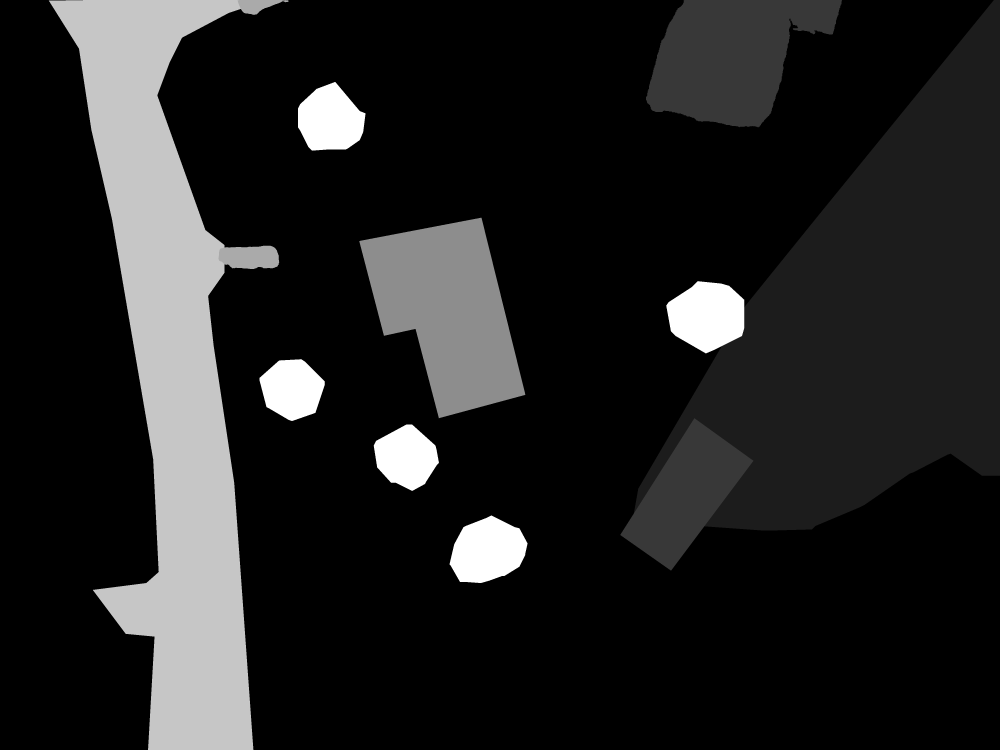
#> input picture Data/TestData/label/11718_lab.png, 4000 x 3000 px (shown at 1/4 size); its folder holds only this picture in this run
$ python vectorize_json.py
#> lines starting #> are read from the running program, lines starting #| are printed output that depends on the picture; after the words box and inside, x2 and y2 are one past the last pixel; in counts of white or black regions, pixels touching at a corner belong together
import cv2
import numpy as np
import json
import os

from skimage.morphology import medial_axis
from skimage.measure import label, regionprops

# 类别定义
LABELS = {
    0: "Background",
    1: "Water",
    2: "Building_No_Damage",
    3: "Building_Minor_Damage",
    4: "Building_Major_Damage",
    5: "Building_Total_Destruction",
    6: "Vehicle",
    7: "Road-Clear",
    8: "Road-Blocked",
    9: "Tree",
    10: "Pool"
}

# 需要矢量化的类型映射
POINT_CLASSES = {6, 9, 10}  # Vehicle, Tree, Pool
POLYLINE_CLASSES = {7, 8}   # Road-Clear, Road-Blocked
POLYGON_CLASSES = {1, 2, 3, 4, 5}  # Water, Buildings


def smooth_curve(coords, epsilon):
    """
    使用 cv2.approxPolyDP 平滑曲线，去除尖角
    :param coords: 输入的坐标点列表
    :param epsilon: 逼近精度，值越大，平滑效果越强
    :return: 平滑后的坐标列表
    """
    # 将坐标点转为适合 OpenCV 的格式
    contour = np.array(coords, dtype=np.int32).reshape((-1, 1, 2))

    # 使用 cv2.approxPolyDP 进行折线逼近来平滑曲线
    approx = cv2.approxPolyDP(contour, epsilon, True)

    # 将逼近后的结果转换回列表格式
    return approx.reshape(-1, 2).tolist()
def extract_skeleton(mask):
    # """ 计算二值掩码的骨架，并转换为折线坐标 """
    # skeleton = medial_axis(mask)  # 计算骨架
    # labeled = label(skeleton)  # 标记骨架中的连通分量
    # polylines = []
    #
    # for region in regionprops(labeled):
    #     coords = region.coords  # 获取骨架点
    #     if len(coords) > 2:
    #         polylines.append(coords.tolist())  # 转换为列表
    #
    # return polylines
# 读取 PNG 并处理
    """ 计算二值掩码的骨架，并转换为折线坐标，平滑骨架 """
    # 计算骨架
    skeleton = medial_axis(mask)  # 计算骨架

    # 将骨架转为 uint8 类型，便于形态学操作
    skeleton = skeleton.astype(np.uint8)

    # 标记骨架中的连通分量
    labeled = label(skeleton)  # 连通区域标记

    polylines = []
    for region in regionprops(labeled):
        coords = region.coords  # 获取骨架点
        if len(coords) > 2:
            # 使用平滑曲线来处理坐标
            smoothed_coords = smooth_curve(coords, epsilon=800)
            polylines.append(smoothed_coords)  # 添加平滑后的坐标

    return polylines
def process_label_image(label_path):
#> called with label_path = 'Data/TestData/label/11718_lab.png'
    image = cv2.imread(label_path, cv2.IMREAD_UNCHANGED)
#> image is the input picture: shape (3000, 4000); min 0, max 9, mean 1.2
    if image is None:
        print(f"无法读取 {label_path}")
        return None

    height, width = image.shape
#> height = 3000; width = 4000
    vector_data = []

    for class_id in np.unique(image):
        if class_id == 0:  # 背景不处理
            continue

        mask = (image == class_id).astype(np.uint8)  # 创建二值掩码
        contours, _ = cv2.findContours(mask, cv2.RETR_EXTERNAL, cv2.CHAIN_APPROX_SIMPLE)

        for contour in contours:
            if len(contour) < 3:  # 过滤掉过小的对象
                continue
            if class_id in POLYLINE_CLASSES:
                # # 计算折线
                # epsilon = 0.01 * cv2.arcLength(contour, True)  # 近似折线
                # approx = cv2.approxPolyDP(contour, epsilon, False)
                # polyline = [[int(point[0][0]), int(point[0][1])] for point in approx]
                # # vector_data.append({"type": "Polyline", "category": LABELS[class_id], "coordinates": polyline})
                #
                # # 确保多边形是封闭的
                # if polyline and polyline[0] != polyline[-1]:
                #     polyline.append(polyline[0])  # 添加首尾连接点
                # # 将中心线坐标添加到数据中
                # vector_data.append({
                #     "type": "Polyline",
                #     "category": LABELS[class_id],
                #     "coordinates": polyline
                # })
                # 计算骨架
                skeleton_lines = extract_skeleton(mask)
                for skeleton in skeleton_lines:
                    polyline = [[int(x), int(y)] for y, x in skeleton]  # 变换坐标格式
                    vector_data.append({
                        "type": "Polyline",
                        "category": LABELS[class_id],
                        "coordinates": polyline
                    })


            elif class_id in POINT_CLASSES:
                # 计算质心，转换为点
                M = cv2.moments(contour)
                if M["m00"] != 0:
                    cx = int(M["m10"] / M["m00"])
                    cy = int(M["m01"] / M["m00"])
                    vector_data.append({"type": "Point", "category": LABELS[class_id], "coordinates": [cx, cy]})

            elif class_id in POLYGON_CLASSES:
                # 转换为多边形
                polygon = [[int(point[0][0]), int(point[0][1])] for point in contour]
                vector_data.append({"type": "Polygon", "category": LABELS[class_id], "coordinates": [polygon]})
#> this loop made 7 passes
#> class_id on passes 4, 5, 7: 5, 6, 9
#> class_id on pass 6: 7
#> pass 2, in process_label_image, `mask = (image == class_id).astype(np.uint8)`:
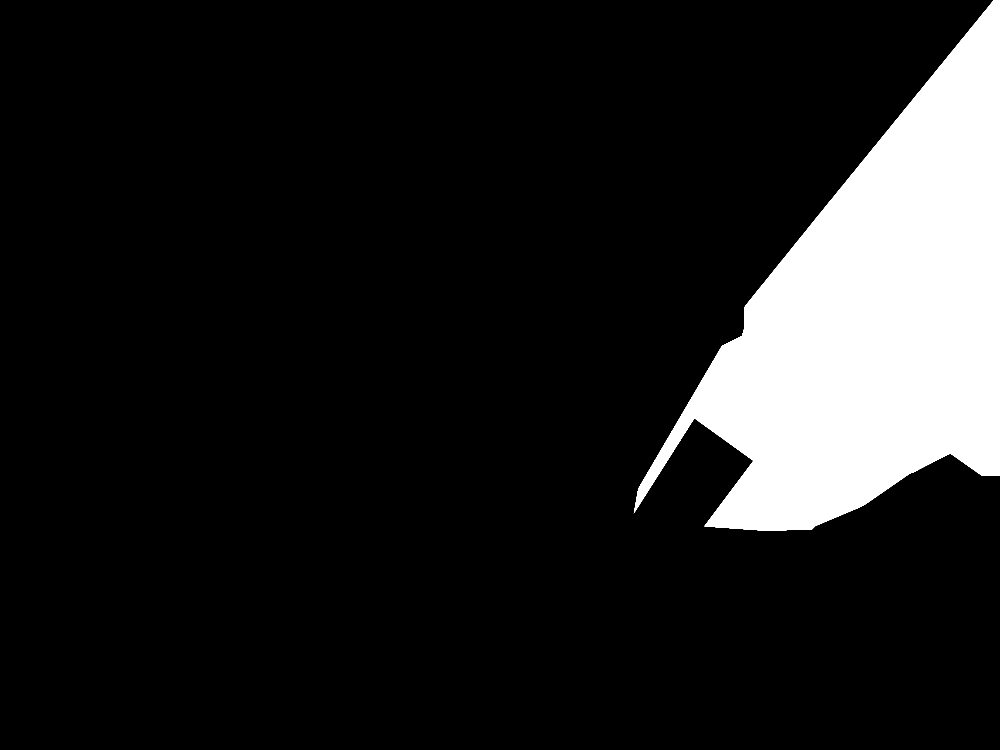
#> mask: shape (3000, 4000) (shown at 1/4 size); values 0 (black) and 1 (white), 12.7% white; 2 white regions (1 under 20 px), largest, box (x1, y1, x2, y2) and area: (2536, 0, 4000, 2122) 1523777
#> pass 3, in process_label_image, `mask = (image == class_id).astype(np.uint8)`:
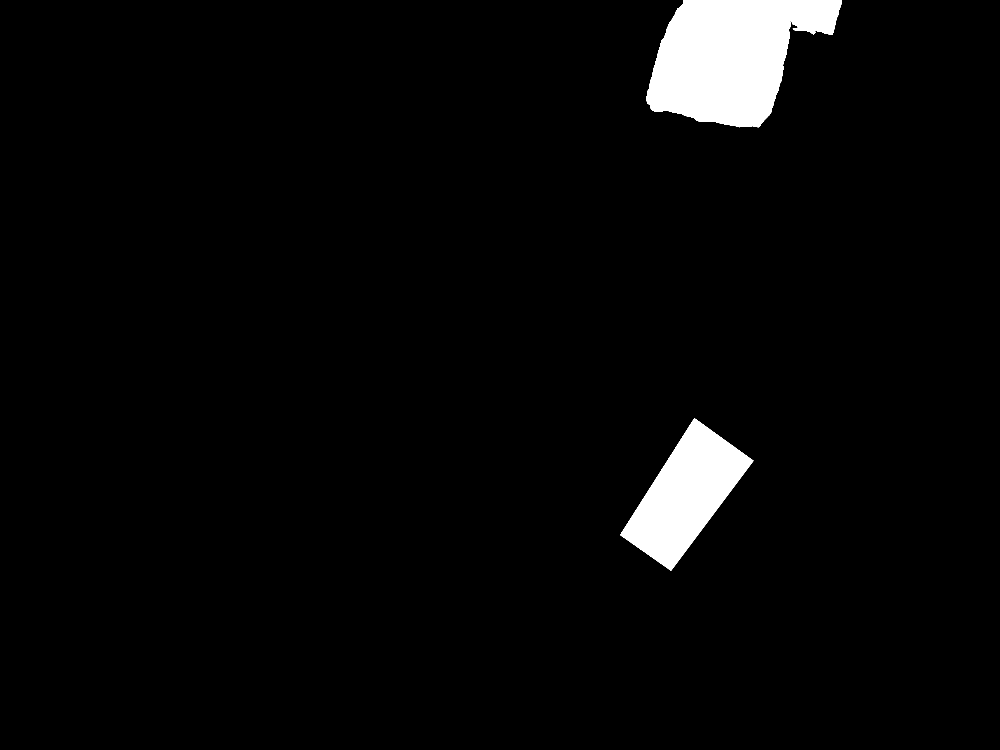
#> mask: shape (3000, 4000) (shown at 1/4 size); values 0 (black) and 1 (white), 3.4% white; 2 white regions, box (x1, y1, x2, y2) and area: (2584, 0, 3368, 509) 261331, (2481, 1673, 3014, 2282) 148714
#> after the loop:
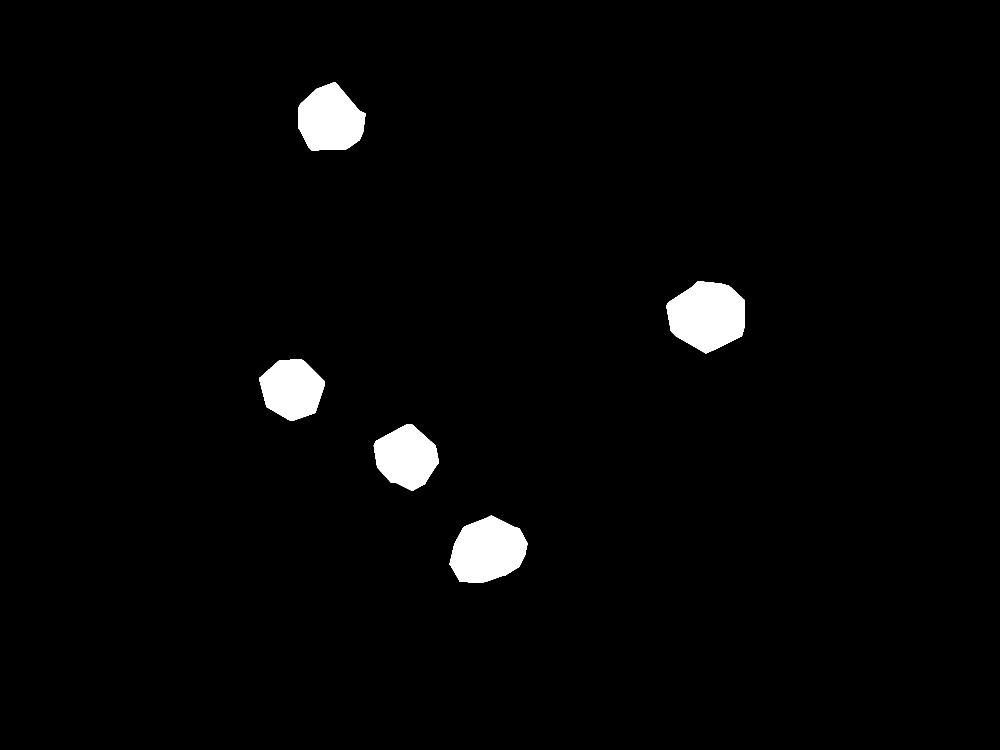
#> mask: shape (3000, 4000) (shown at 1/4 size); values 0 (black) and 1 (white), 2.3% white; 5 white regions, box (x1, y1, x2, y2) and area: (2665, 1125, 2977, 1414) 66371, (1798, 2062, 2110, 2332) 60613, (1192, 328, 1462, 603) 54041, (1495, 1698, 1756, 1964) 47225, (1038, 1437, 1299, 1684) 46603
#> after the loop, vector_data = 12 items


    return vector_data


# 处理所有 PNG
label_dir = os.path.abspath("../Data/TestData/label")
output_path = os.path.abspath("output/vectors.json")

all_vector_data = []

for filename in os.listdir(label_dir):
    if filename.endswith(".png"):
        label_path = os.path.join(label_dir, filename)
        vectors = process_label_image(label_path)
#> vectors = 12 items
        if vectors:
            all_vector_data.append({"file": filename, "features": vectors})

# 写入 JSON
with open(output_path, "w", encoding="utf-8") as f:
    json.dump(all_vector_data, f, indent=4)

print(f"矢量化完成，结果已保存至 {output_path}")

$ run again, on Data/TestData/label/12223_lab.png
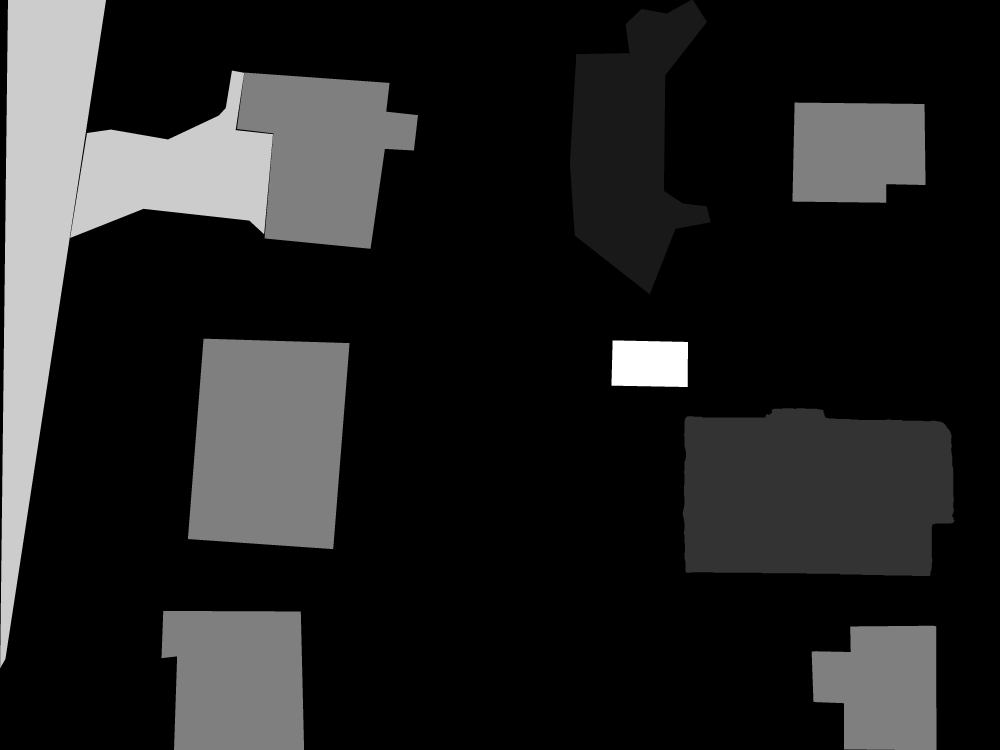
#> input picture Data/TestData/label/12223_lab.png, 4000 x 3000 px (shown at 1/4 size)
#> in process_label_image, image is the input picture: shape (3000, 4000); min 0, max 10, mean 1.37
#> the loop in process_label_image, `for class_id in np.unique(image):` made 6 passes
#> class_id on passes 4, 6: 5, 10
#> pass 2, in process_label_image, `mask = (image == class_id).astype(np.uint8)`:
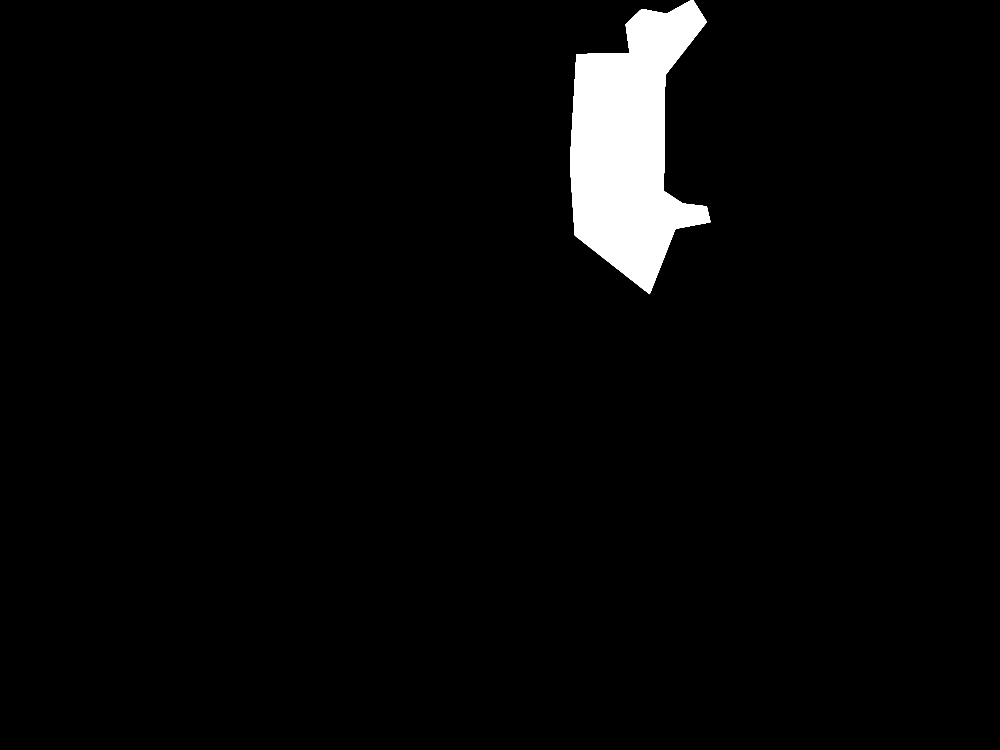
#> mask: shape (3000, 4000) (shown at 1/4 size); values 0 (black) and 1 (white), 3.2% white; 1 white region, box (x1, y1, x2, y2) and area: (2280, 0, 2842, 1177) 383553
#> after the loop in process_label_image, `for class_id in np.unique(image):`:
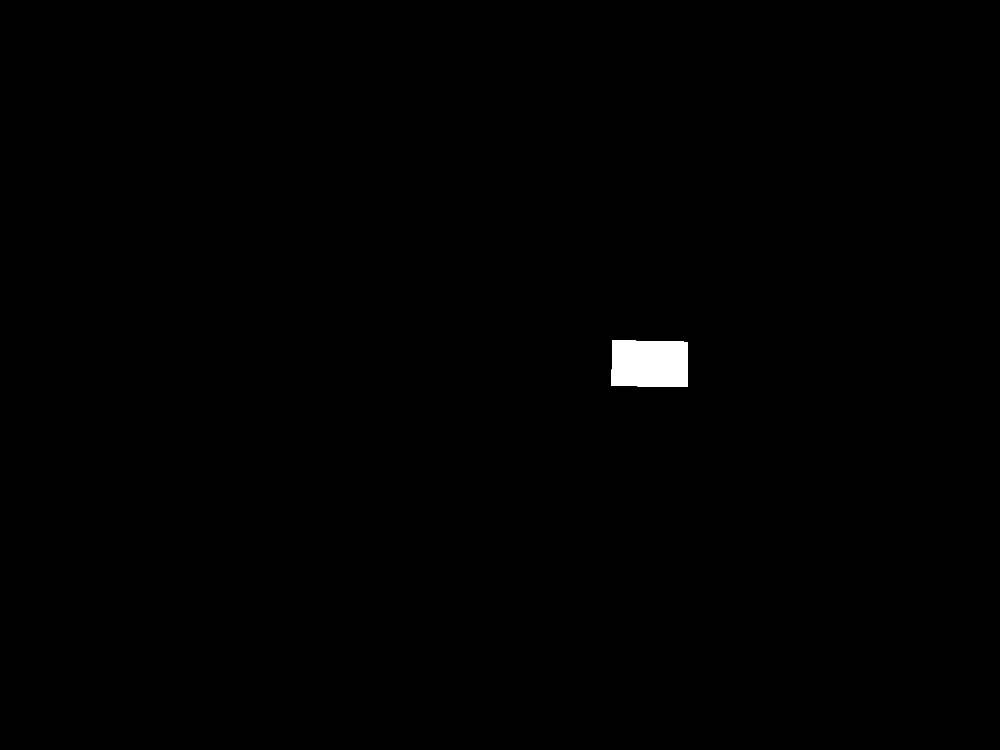
#> mask: shape (3000, 4000) (shown at 1/4 size); values 0 (black) and 1 (white), 0.46% white; 1 white region, box (x1, y1, x2, y2) and area: (2446, 1362, 2752, 1548) 54818
#> after the loop in process_label_image, `for class_id in np.unique(image):`: vector_data = 12 items

$ run again, on Data/TestData/label/12928_lab.png
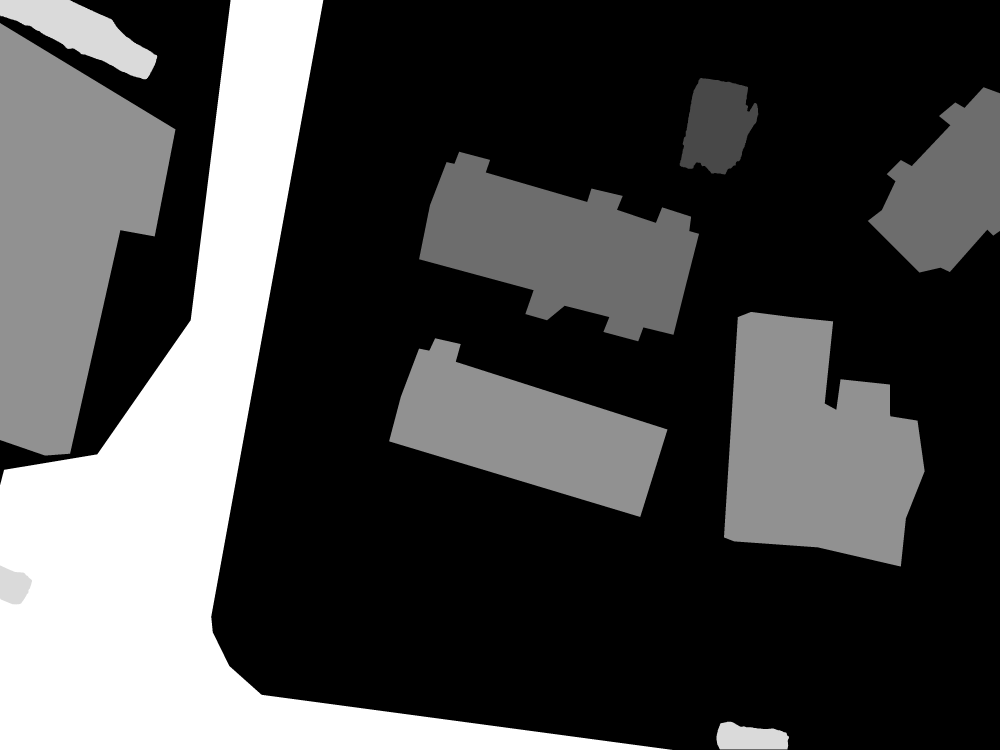
#> input picture Data/TestData/label/12928_lab.png, 4000 x 3000 px (shown at 1/4 size)
#> in process_label_image, image is the input picture: shape (3000, 4000); min 0, max 7, mean 1.96
#> the loop in process_label_image, `for class_id in np.unique(image):` made 6 passes
#> class_id on pass 5: 6
#> pass 2, in process_label_image, `mask = (image == class_id).astype(np.uint8)`:
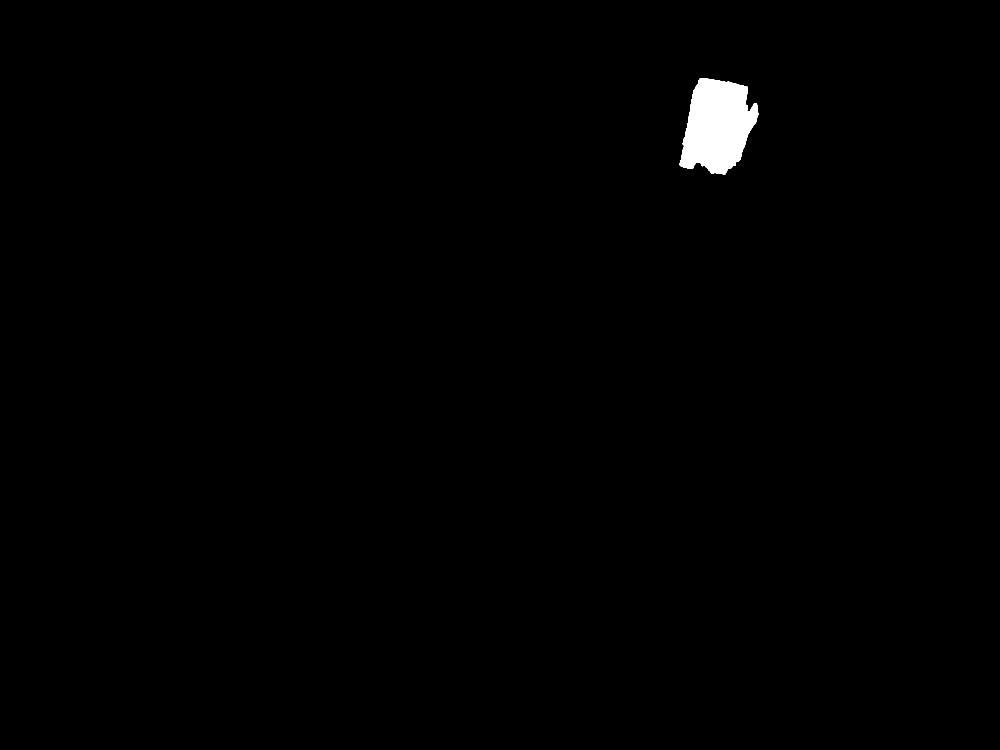
#> mask: shape (3000, 4000) (shown at 1/4 size); values 0 (black) and 1 (white), 0.7% white; 1 white region, box (x1, y1, x2, y2) and area: (2719, 312, 3033, 698) 84115
#> after the loop in process_label_image, `for class_id in np.unique(image):`:
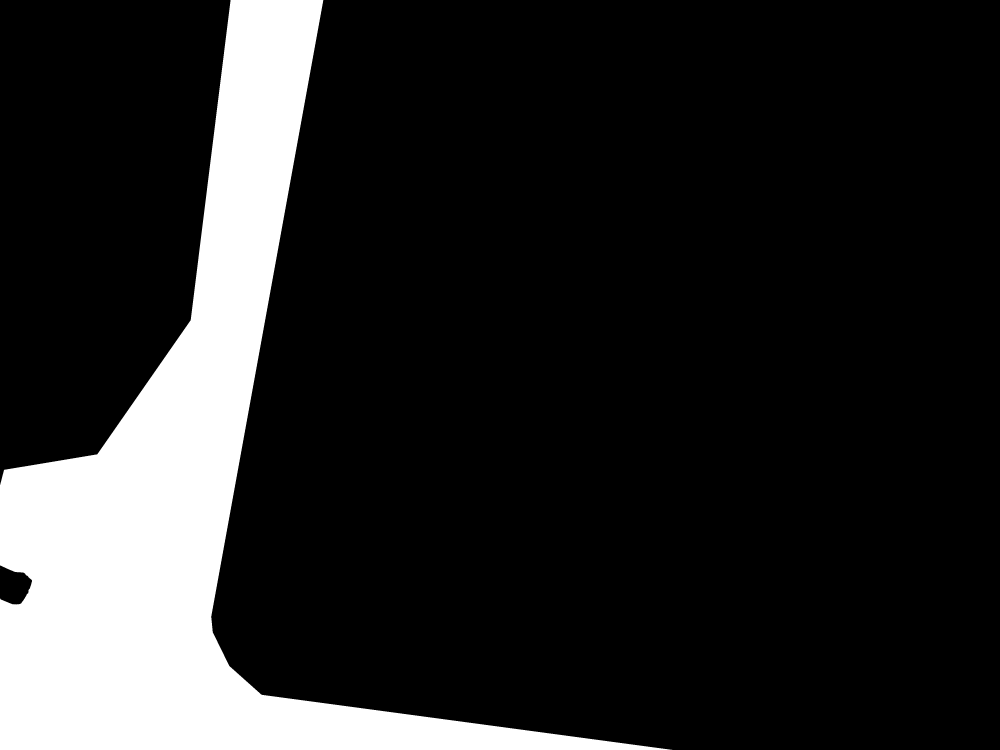
#> mask: shape (3000, 4000) (shown at 1/4 size); values 0 (black) and 1 (white), 16% white; 2 white regions (1 under 20 px), largest, box (x1, y1, x2, y2) and area: (0, 0, 2689, 3000) 1919920
#> after the loop in process_label_image, `for class_id in np.unique(image):`: vector_data = 10 items
